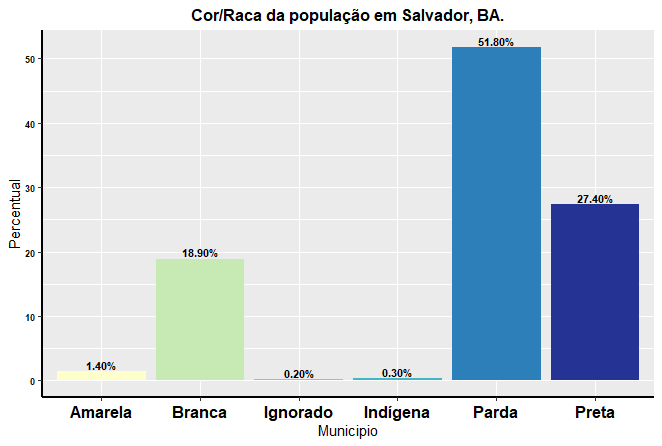

The script that drew this image:

library(ggplot2)
library(ggthemes)
library(RColorBrewer)
library(Cairo)
library(dplyr)

# dataset
raca_long <- read.csv2("raca_long.csv")

# filtrando ano e municipio 
raca_long_filtrado <- raca_long %>% 
  filter(Ano==2010) %>% filter(Municipios =="Salvador")


# grafico
ggplot(raca_long_filtrado, aes(y=PercentCor,x=Cor, fill=Cor)) + 
  geom_bar(stat="identity") +
  geom_text(aes(label=sprintf("%1.2f%%",PercentCor)),size = 3, position =position_dodge(width=0.9),
            vjust=-0.25, color = 'black',fontface='bold') +
  theme(axis.title.x = element_text(colour = "black"),
        axis.title.y = element_text(colour = "black"),
        axis.text.y = element_text(face="bold", color="#000000", 
                                   size=7),
        axis.line = element_line(colour = "black", 
                                 size = 1, linetype = "solid"),
        axis.text=element_text(size=6, face="bold"),
        axis.text.x = element_text(face="bold", color="#000000", size=12),
        legend.text = element_text(size=9, face="bold"),
        legend.title = element_text(size = 9, face = "bold"),
        plot.title = element_text(colour = "black", size = 12, hjust=0.5, face="bold")) +
  labs(y="Percentual", x="Municipio", title="Cor/Raca da população em Salvador, BA.") + 
  scale_fill_brewer(palette = "YlGnBu") +
  guides(fill=FALSE)
